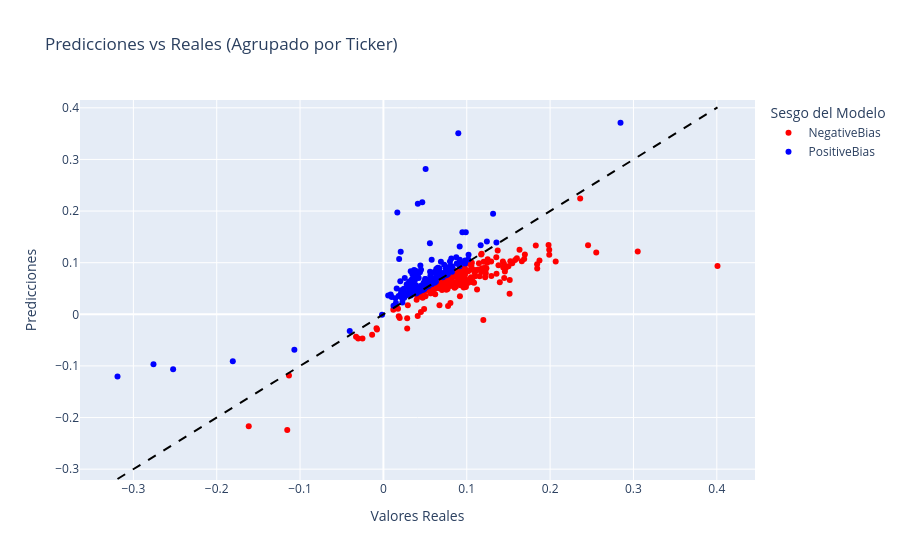

The cell this chart's notebook holds for it:
### Markdown cell above
Se generan 2 clusters segun las predicciones:
* Positive_Bias: si los residuos son mayores o iguales a cero.
* Negative_Bias: si los residuos son menores a cero.

### Code cell
# Se dividen los datos para predecir el valor de la última fecha disponible para cada ticker en el conjunto de test
X_train, X_test, y_train, y_test = split_ultimo(df, label=label, cols_excluded=predictores_a_eliminar)

# Predicciones en el conjunto de test
y_pred = pipe.predict(X_test)

# Recuperar el ticker usando el indice de y_test
tickers_test = df.loc[y_test.index, 'Ticker']

# Se calculan los residuos y el Cluster: PositiveBias / NegativeBias según el signo de los residuos
resultados_agrupados = procesar_resultados_prediccion(
    y_test=y_test, 
    y_pred=y_pred, 
    tickers=tickers_test
)

# Visualizar los resultados de la predicción
visualizar_resultados_predicciones(resultados_agrupados)

### Figure 1 — Plotly figure (JSON) as saved in the notebook; plotly's stock layout.template omitted (floating-point values rounded to 4 significant figures; data arrays with more than 128 entries replaced by an {"elided": "..."} marker saying what was removed)
{"data": [{"hovertemplate": "<b>%{hovertext}</b><br><br>Sesgo del Modelo=NegativeBias<br>Valores Reales=%{x}<br>Predicciones=%{y}<extra></extra>", "hovertext": {"elided": "241 str values"}, "legendgroup": "NegativeBias", "marker": {"color": "red", "symbol": "circle"}, "mode": "markers", "name": "NegativeBias", "orientation": "v", "showlegend": true, "type": "scatter", "x": {"elided": "241 float values"}, "xaxis": "x", "y": {"elided": "241 float values"}, "yaxis": "y"}, {"hovertemplate": "<b>%{hovertext}</b><br><br>Sesgo del Modelo=PositiveBias<br>Valores Reales=%{x}<br>Predicciones=%{y}<extra></extra>", "hovertext": {"elided": "181 str values"}, "legendgroup": "PositiveBias", "marker": {"color": "blue", "symbol": "circle"}, "mode": "markers", "name": "PositiveBias", "orientation": "v", "showlegend": true, "type": "scatter", "x": {"elided": "181 float values"}, "xaxis": "x", "y": {"elided": "181 float values"}, "yaxis": "y"}], "layout": {"legend": {"title": {"text": "Sesgo del Modelo"}, "tracegroupgap": 0}, "shapes": [{"line": {"color": "black", "dash": "dash", "width": 2}, "type": "line", "x0": -0.319, "x1": 0.4008, "y0": -0.319, "y1": 0.4008}], "title": {"text": "Predicciones vs Reales (Agrupado por Ticker)"}, "xaxis": {"anchor": "y", "domain": [0, 1], "title": {"text": "Valores Reales"}}, "yaxis": {"anchor": "x", "domain": [0, 1], "title": {"text": "Predicciones"}}}}
